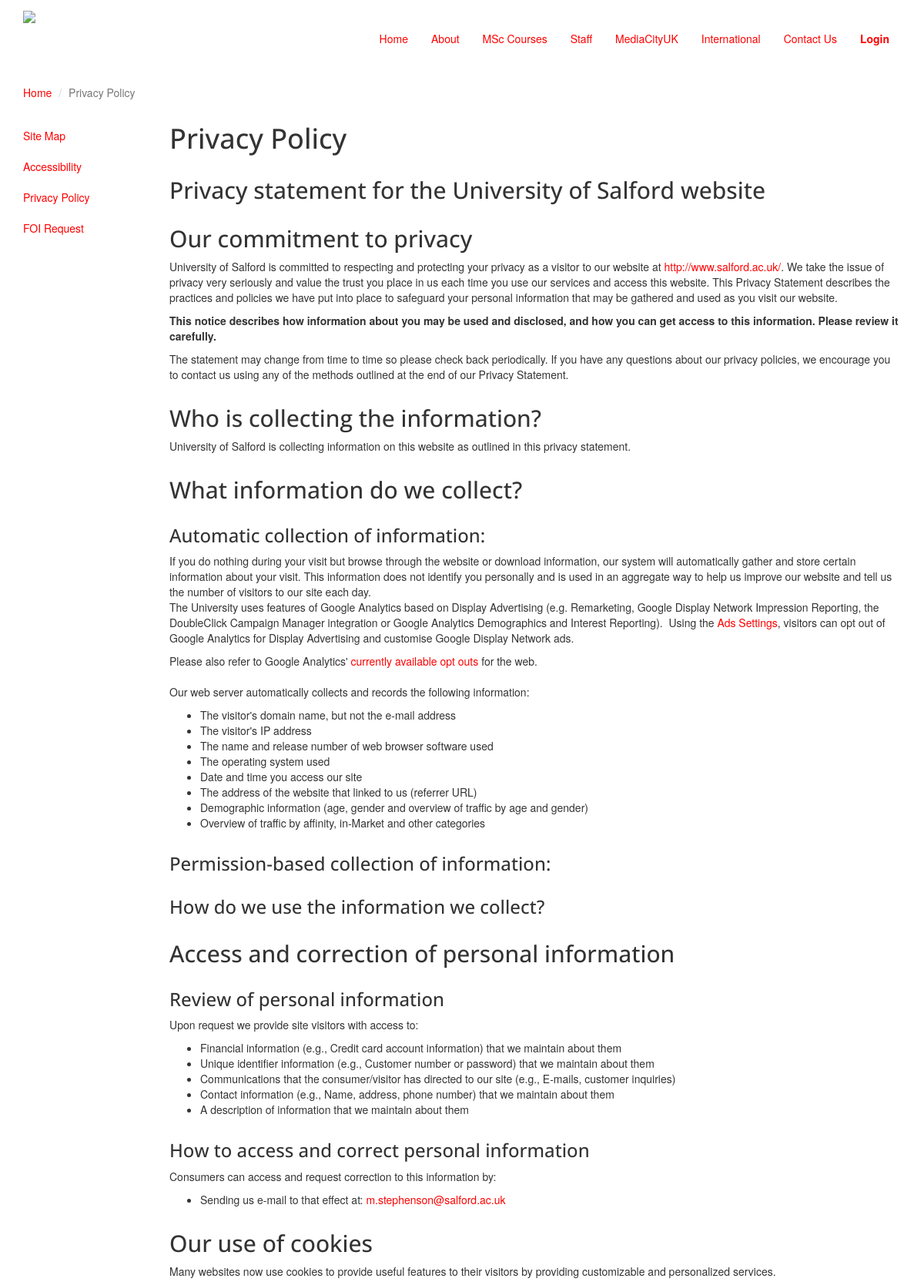
The page /privacypolicy.php (upper part) on the database its author committed.
### tables this page shows
CREATE TABLE `privacypolicy` (
  `id` int(11) NOT NULL,
  `privacyinfo` longtext NOT NULL,
  `information` mediumtext NOT NULL,
  `collect` mediumtext NOT NULL,
  `permission` longtext NOT NULL,
  `informationcollect` longtext NOT NULL,
  `personalinformation1` mediumtext NOT NULL,
  `personalinformation2` mediumtext NOT NULL,
  `cookies` mediumtext NOT NULL,
  `registration` mediumtext NOT NULL,
  `interactive` mediumtext NOT NULL,
  `security` longtext NOT NULL,
  `ecommerce` mediumtext NOT NULL,
  `international` mediumtext NOT NULL,
  `advertising` mediumtext NOT NULL,
  `links` mediumtext NOT NULL,
  `privacystatement` mediumtext NOT NULL,
  `futureinformation` mediumtext NOT NULL,
  `contact` mediumtext NOT NULL
);

### privacypolicy.php (called while the page is built)
<?php
require_once('Models/PrivacypolicyDataSet.php');
$view = new stdClass();
$view->pageTitle = 'Privacy Policy';
$privacypolicyDataSet= new PrivacypolicyDataSet();
$view->privacypolicyDataSet= $privacypolicyDataSet->fetchAllPrivacypolicy();
require_once('Views/privacypolicy.phtml');

### Models/Database.php (called while the page is built, shortened)
<?php
class Database {
    protected static $_dbInstance = null;
    protected $_dbHandle;
public static function getInstance() {
    $username ='root';
    $password ='sgh970';
    $host ='localhost';
    $dbName='msc';
if(self::$_dbInstance === null) {self:: $_dbInstance = new self($username, $password, $host, $dbName);
}
return self::$_dbInstance;
}
public function __construct($username, $password, $host, $database) {
    try {
    $this->_dbHandle= new PDO("mysql:host=$host; dbname=$database", $username, $password);
}
    catch (PDOException $e) {
    echo $e->getMessage();
}
}
public function getdbConnection() {
    return $this->_dbHandle;
}
}

### Models/PrivacypolicyDataSet.php (called while the page is built)
<?php
require_once('Models/PrivacypolicyData.php');
require_once('Models/Database.php');
class PrivacypolicyDataSet {
    protected $_dbHandle, $_dbInstance;
     public function __construct() {
    $this->_dbInstance= Database::getInstance();
    $this->_dbHandle= $this->_dbInstance->getdbConnection();
}
public function fetchAllPrivacypolicy() {
    $sqlQuery="SELECT * FROM Privacypolicy";
    $statement= $this->_dbHandle->prepare($sqlQuery);
    $statement->execute();
    $dataSet= [];
while ($row = $statement->fetch()) {
    $dataSet[] = new PrivacypolicyData ($row);
}
return $dataSet;
}
}

### Models/PrivacypolicyData.php (called while the page is built, shortened)
<?php
class PrivacypolicyData {
     private $_id, $_privacyinfo, $_information, $_collect, $_permission, $_informationcollect, $_personalinformation1,
             $_personalinformation2, $_cookies, $_registration, $_interactive, $_security, $_ecommerce, $_international,
             $_advertising, $_links, $_privacystatement, $_futureinformation, $_contact ;
     public function __construct($dbRow) {
    $this->_privacyinfo = $dbRow['privacyinfo'];
    $this->_information = $dbRow['information'];
    $this->_collect = $dbRow['collect'];
    $this->_personalinformation1 = $dbRow['personalinformation1'];
    $this->_personalinformation2 = $dbRow['personalinformation2'];
    $this->_cookies = $dbRow['cookies'];
}
public function getprivacyinfo() {
    return $this->_privacyinfo;
}
public function getinformation() {
    return $this->_information;
}
public function getcollect() {
    return $this->_collect;
}
public function getpersonalinformation1() {
    return $this->_personalinformation1;
}
public function getpersonalinformation2() {
    return $this->_personalinformation2;
}
public function getcookies() {
    return $this->_cookies;
}
}
?>

### Views/privacypolicy.phtml (the view, shortened to what this page needs)
<?php require('template/header.phtml') ;
require_once('Models/PrivacypolicyData.php'); ?>
<div class="container">
    <br>
    <br>
    <br>
    <br>
	<ol class="breadcrumb">
		<li><a href="index.php">Home</a></li>
		<li class="active">Privacy Policy</li>
	</ol>
        <aside class="col-md-2 sidebar sidebar-left">
		<div class="row widget">
			<div class="col-xs-12">
                            <a href="sitemap.php">Site Map</a>
                            <br><br>
                            <a href="accessibility.php">Accessibility</a>
                            <br><br>
                            <a href="privacypolicy.php">Privacy Policy</a>
                            <br><br>
                            <a href="foi.php">FOI Request</a>
			</div>
		</div>
	</aside>
    <div class="row">
        <div class="col-md-10">
            <h1>Privacy Policy</h1>
            <h2>Privacy statement for the University of Salford website</h2>
            <h2>Our commitment to privacy</h2>
            <?php foreach($view->privacypolicyDataSet as $privacypolicyData) {
                 echo '<p>'. $privacypolicyData->getprivacyinfo() .'</p>' ;} ?>
        <h2>Who is collecting the information?</h2>
            <?php foreach($view->privacypolicyDataSet as $privacypolicyData) {
                 echo '<p>'. $privacypolicyData->getinformation() .'</p>' ;} ?>
        <h2>What information do we collect?</h2>
        <?php foreach($view->privacypolicyDataSet as $privacypolicyData) {
                 echo '<p>'. $privacypolicyData->getcollect() .'</p>' ;} ?>
            <h3>Permission-based collection of information:</h3>
            <h3>How do we use the information we collect?<br></h3>
            <h2>Access and correction of personal information</h2>
            <?php foreach($view->privacypolicyDataSet as $privacypolicyData) {
                 echo '<p>'. $privacypolicyData->getpersonalinformation1() .'</p>' ;} ?>
            <h3>How to access and correct personal information</h3>
            <?php foreach($view->privacypolicyDataSet as $privacypolicyData) {
                 echo '<p>'. $privacypolicyData->getpersonalinformation2() .'</p>' ;} ?>
            <h2>Our use of cookies</h2>
             <?php foreach($view->privacypolicyDataSet as $privacypolicyData) {
                 echo '<p>'. $privacypolicyData->getcookies() .'</p>' ;} ?>
        </div>
    </div>
</div>
<?php require('template/footer.phtml') ?>

### css/main.css (style rules this page uses)
h1, h2, h3, h4, h5, h6 { font-family:"Open sans", Helvetica, Arial; }
h1, .h1, h2, .h2, h3, .h3 { margin-top:30px; }
.breadcrumb { background:none; padding:0; margin:30px 0 0px 0; }
.sidebar { padding-top:36px; padding-bottom:30px; }
.sidebar .widget { margin-bottom:20px; }

### css/styles.css (style rules this page uses)
a { color: #F00; }
.row { margin-left: 0px; margin-left-value: 0px; margin-left-ltr-source: physical; margin-left-rtl-source: physical; margin-right: -15px; margin-right-value: -15px; margin-right-ltr-source: physical; margin-right-rtl-source: physical; }
.col-xs-1, .col-sm-1, .col-md-1, .col-lg-1, .col-xs-2, .col-sm-2, .col-md-2, .col-lg-2, .col-xs-3, .col-sm-3, .col-md-3, .col-lg-3, .col-xs-4, .col-sm-4, .col-md-4, .col-lg-4, .col-xs-5, .col-sm-5, .col-md-5, .col-lg-5, .col-xs-6, .col-sm-6, .col-md-6, .col-lg-6, .col-xs-7, .col-sm-7, .col-md-7, .col-lg-7, .col-xs-8, .col-sm-8, .col-md-8, .col-lg-8, .col-xs-9, .col-sm-9, .col-md-9, .col-lg-9, .col-xs-10, .col-sm-10, .col-md-10, .col-lg-10, .col-xs-11, .col-sm-11, .col-md-11, .col-lg-11, .col-xs-12, .col-sm-12, .col-md-12, .col-lg-12 { position: relative; min-height: 1px; padding-left: 0px; padding-right: 15px; }

### rows shown on the page
privacypolicy: privacyinfo "University of Salford is committed to respecting and protecting your privacy as a visitor to our website at http://www.salford.ac.uk/ . We take the issue of privacy very seriously and value the trust you place in us each time you use our services and access this website. This Privacy Statement describes the practices and policies we have put into place to safeguard your personal information that may be gathered and used as you visit our website. This notice describes how information about you may be used and disclosed, and how you can get access to this information. Please review it carefully. The statement may change from time to time so please check back periodically. If you have any…", information "University of Salford is collecting information on this website as outlined in this privacy statement.", collect "Automatic collection of information: If you do nothing during your visit but browse through the website or download information, our system will automatically gather and store certain information about your visit. This information does not identify you personally and is used in an aggregate way to help us improve our website and tell us the number of visitors to our site each day. The University uses features of Google Analytics based on Display Advertising (e.g. Remarketing, Google Display Network Impression Reporting, the DoubleClick Campaign Manager integration or Google Analytics Demographics and Interest Reporting). Using the Ads Settings , visitors can opt out of Google Analytics for…", personalinformation1 "Review of personal information Upon request we provide site visitors with access to: Financial information (e.g., Credit card account information) that we maintain about them Unique identifier information (e.g., Customer number or password) that we maintain about them Communications that the consumer/visitor has directed to our site (e.g., E-mails, customer inquiries) Contact information (e.g., Name, address, phone number) that we maintain about them A description of information that we maintain about them", personalinformation2 "Consumers can access and request correction to this information by: Sending us e-mail to that effect at: m.stephenson@salford.ac.uk", cookies "Many websites now use cookies to provide useful features to their visitors by providing customizable and personalized services."
